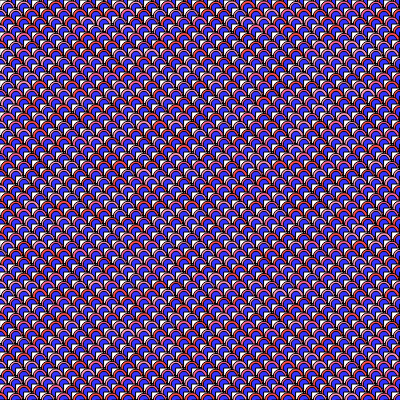
Frame 1 (no input)
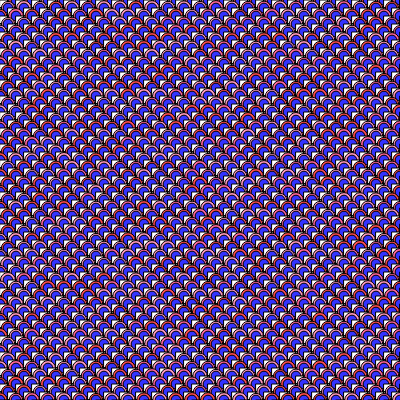
Frame 60 (no input)
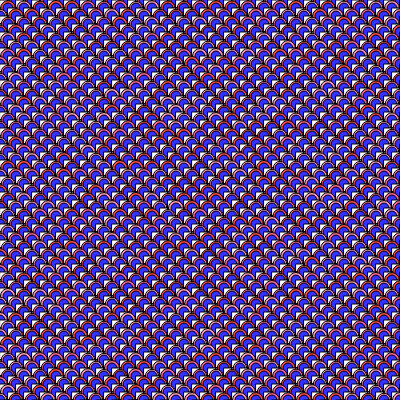
Frame 120 (the mouse pressed at the canvas centre since frame 60)

The p5.js sketch that drew these frames (run headless with seeded random() and noise() and a simulated clock; from frame 60 on, the mouse is pressed at the canvas centre):

// p5.js sketch
// ── sketch.js
//INSTRUCTIONS: HOLD SPACE TO SLOW FRAME RATE

function setup() {
  createCanvas(400, 400);
  
  colorArray = [ //Color Array of pink shades  
    color (255, 102, 153), //pink
    color (255, 77, 77), // red
    color (255, 153, 187), //light light pink  
  ];
  
}

function draw() {
  background("black"); //BG color doesnt matter

  
  if (keyIsDown (32)){ //Press space, slow frame rate
  frameRate(1);
  }
  else{
  frameRate(30);
  }
    
  
  cSize = (random(8,10)) //Changes the size of white objects (group)

  
  for (let i=0; i<51; i++){
    for (let j = 0; j < 51; j++){
      
      if ((i+j)%2 == 0){
        
       //Circle that randomly changes in size
        push();
        fill (random (colorArray)); //Chooses random color from array
        circle(j*8, i*8, random(13,15)); //Changes the size of red objects (individual)
        pop()
        
        fill (51, 51, 255); //Blue color
        circle(j*8, i*8, cSize);
        
        fill ("white")
        
      }else{
        fill (250,250,250); //Fills alternate squares black
      }
      rect (j*8, i*8, 7.6);
      }
    }
  
}
